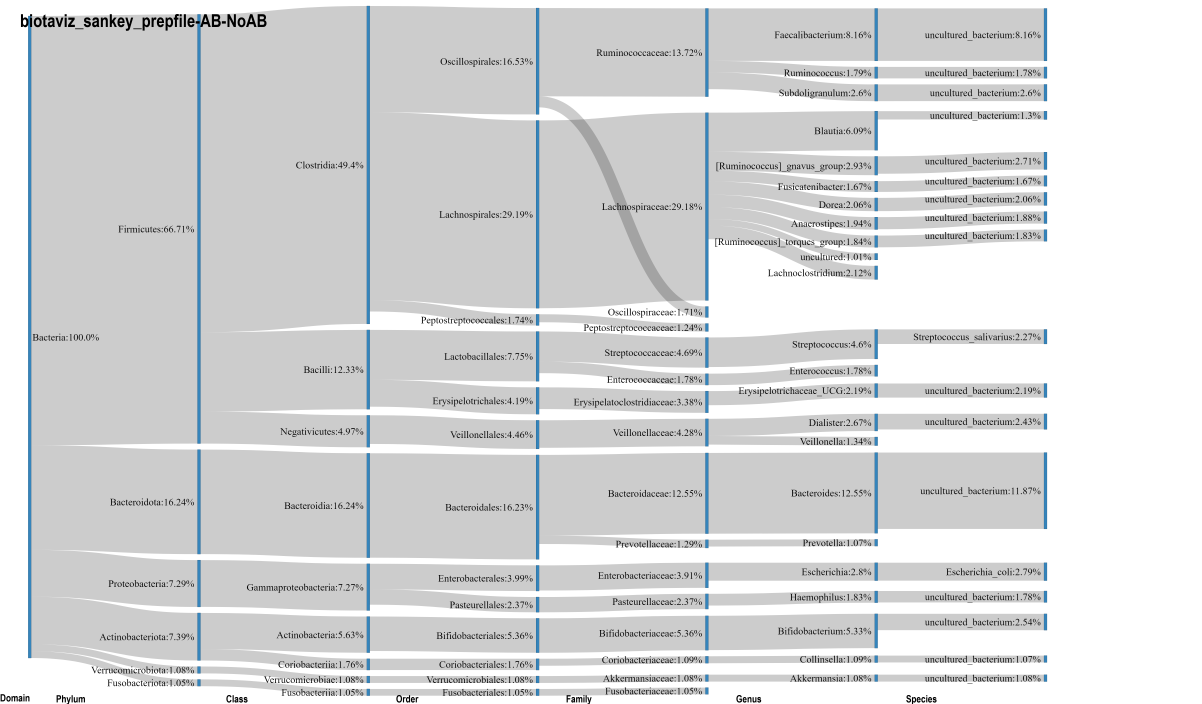
#> input picture Others/results - png sankey/biotaviz_sankey_prepfile-AB-NoAB.png, 6010 x 3520 px (shown at 1/5 size); its folder holds only this picture in this run
$ python screenshot-html-files-Chrome.py
#> lines starting #> are read from the running program, lines starting #| are printed output that depends on the picture
#!/usr/bin/python3

# Author: Harm Laurense
# Last edited: 01-11-2021
# Function: This script is used for creating .png files by making creenshots of sankey html files. These files are
# also adjusted by adding an overlay/text to show taxonomic ranks + title. These files are then merged into a grid (png)
# TODO: This script potentially needs altering for it to be implemented into nextflow.
# TODO: Add docstrings to every function
# TODO: Bugtesting / limittesting; how many files is too big for the grid to handle (for example)

import glob
from PIL import Image, ImageDraw, ImageFont  # PIL package itself is outdated. Now found inside the pillow package
from math import ceil
from selenium import webdriver


def main():
    screenshot_sankey()
#> (the call stopped at in screenshot_sankey, `options = webdriver.ChromeOptions()`: selenium is not available in this run)
    make_grid()


def draw_overlay(path_to_file, filename_notitle):
    img = Image.open(path_to_file + filename_notitle)
    font = ImageFont.truetype('C:\\Windows\\Fonts\\ARIALNB.ttf', 90)
    draw = ImageDraw.Draw(img)
    # Place filename as title for each sankey diagram
    title = filename_notitle.split(".png")[0]
    draw.text((100, 50), title, (0, 0, 0), font=font)

    # Place taxonomic rank overlay on each sankey diagram
    font = ImageFont.truetype('C:\\Windows\\Fonts\\ARIALNB.ttf', 50)
    overlay_domain = "Domain"
    draw.text((0, 3460), overlay_domain, (0, 0, 0), font=font)
    overlay_taxonomy = ["Phylum", "Class", "Order", "Family", "Genus", "Species"]
    horizontal_spacing = 280
    correction = 0
    for taxonomic_rank in overlay_taxonomy:
        draw.text((horizontal_spacing + correction, 3465), taxonomic_rank, (0, 0, 0), font=font)
        horizontal_spacing += 835
        correction += 15
    img.save(path_to_file + filename_notitle)


def make_grid():
    frame_width = 4000
    images_per_row = 2
    padding = 10
    images = []
    filename_grid = "sankeyGrid"

    for filename in glob.glob("C:\\Users\\Harm_\\PycharmProjects\\GraduationTesting\\results - png sankey\\*.png"):
        images.append(filename)

    img_width, img_height = Image.open(images[0]).size
#> img_width = 6010; img_height = 3520
    sf = (frame_width - (images_per_row - 1) * padding) / (images_per_row * img_width)  # scaling factor
#> sf = 0.332
    scaled_img_width = ceil(img_width * sf)
#> scaled_img_width = 1995
    scaled_img_height = ceil(img_height * sf)
#> scaled_img_height = 1169
    number_of_rows = ceil(len(images) / images_per_row)
    frame_height = ceil(sf * img_height * number_of_rows)
#> frame_height = 1169

    new_im = Image.new('RGB', (frame_width, frame_height))
#> new_im: PIL image 4000x1169 RGB; every value is 0

    i, j = 0, 0
    for num, im in enumerate(images):
        if num % images_per_row == 0:
            i = 0
        im = Image.open(im)
#> im is the input picture: PIL image 6010x3520 RGBA; mean R, G, B, A 215.7, 216.8, 217.6, 255
        # Here I resize my opened image, so it is no bigger than 100,100
        im.thumbnail((scaled_img_width, scaled_img_height))
#> im: PIL image 1995x1168 RGBA
        # Iterate through a 4 by 4 grid with 100 spacing, to place my image
        y_cord = (j // images_per_row) * scaled_img_height
#> y_cord = 0
        new_im.paste(im, (i, y_cord))
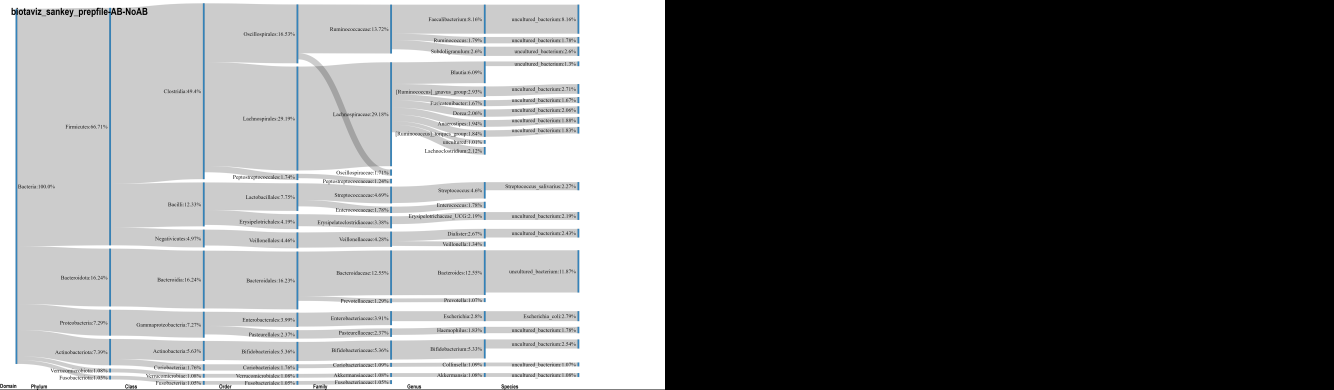
#> new_im: PIL image 4000x1169 RGB (shown at 1/3 size); mean R, G, B 107.5, 108, 108.4
        # print(i, y_cord)
        i = (i + scaled_img_width) + padding
#> i = 2005
        j += 1
    new_im.save(r"C:\Users\Harm_\PycharmProjects\GraduationTesting\\" + filename_grid + ".png",
                "PNG", quality=100, optimize=True, progressive=True)


def screenshot_sankey():
    files = []
    for filename in glob.glob("C:\\Users\\Harm_\\PycharmProjects\\GraduationTesting\\html files\\*.html"):
        files.append(filename)
    options = webdriver.ChromeOptions()
    options.headless = True
    driver = webdriver.Chrome(options=options)
    for html_file in files:
        html_file = html_file.split("\\")[-1]
        driver.get("file://C:/Users/Harm_/PycharmProjects/GraduationTesting/html files/" + html_file)
        S = lambda X: driver.execute_script('return document.body.parentNode.scroll' + X)
        driver.set_window_size(S('Width'), S('Height'))  # May need manual adjustment
        size = driver.get_window_size()
        print(size)
        html_file_name = html_file.split(".html")[0] + ".png"
        path = "C:\\Users\\Harm_\\PycharmProjects\\GraduationTesting\\results - png sankey\\"
        driver.find_element_by_tag_name('body').screenshot(path + html_file_name)
        draw_overlay(path, html_file_name)
    driver.quit()


main()

$ run again, on Others/results - png sankey/biotaviz_sankey_prepfile-AB-YesAB.png
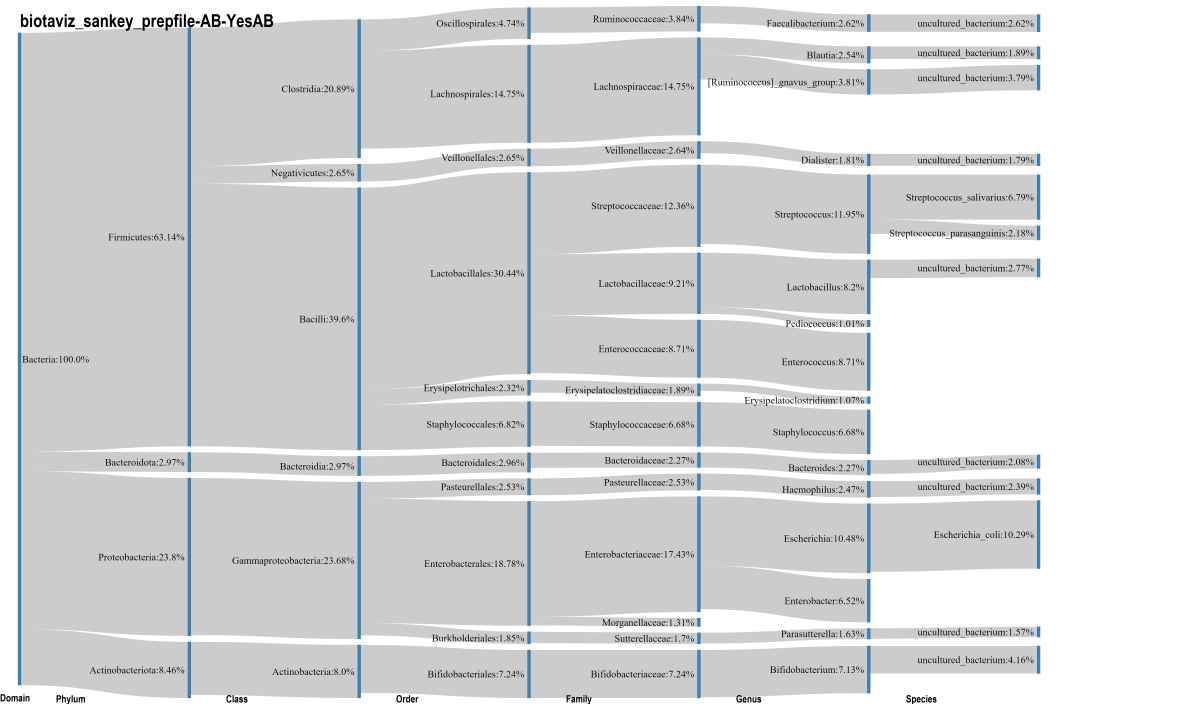
#> input picture Others/results - png sankey/biotaviz_sankey_prepfile-AB-YesAB.png, 6010 x 3520 px (shown at 1/5 size)
#> img_width = 6010; img_height = 3520
#> sf = 0.332
#> scaled_img_width = 1995
#> scaled_img_height = 1169
#> in make_grid, im is the input picture: PIL image 6010x3520 RGBA; mean R, G, B, A 215.4, 216.5, 217.3, 255
#> im: PIL image 1995x1168 RGBA
#> y_cord = 0
#> in make_grid, `new_im.paste(im, (i, y_cord))`:
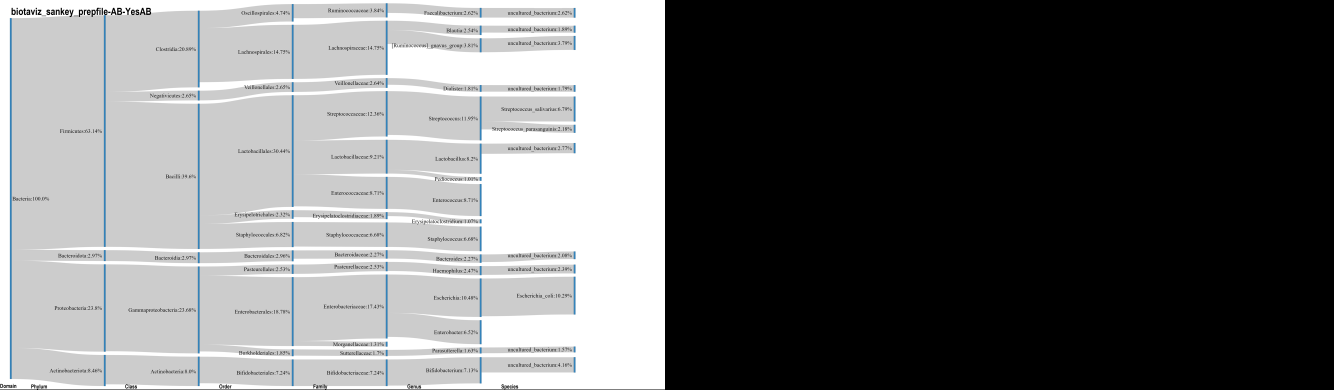
#> new_im: PIL image 4000x1169 RGB (shown at 1/3 size); mean R, G, B 107.3, 107.9, 108.3
#> i = 2005

$ run again, on Others/results - png sankey/biotaviz_sankey_prepfile-Diagnosis-Not IBD.png
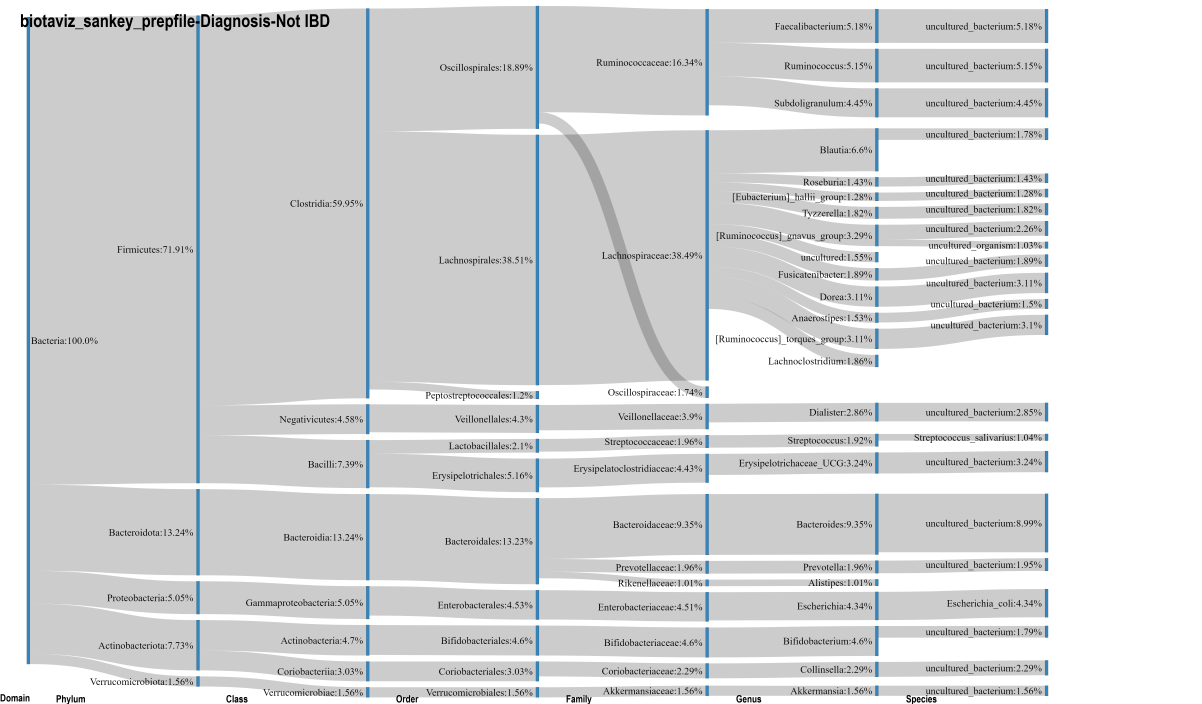
#> input picture Others/results - png sankey/biotaviz_sankey_prepfile-Diagnosis-Not IBD.png, 6010 x 3520 px (shown at 1/5 size)
#> img_width = 6010; img_height = 3520
#> sf = 0.332
#> scaled_img_width = 1995
#> scaled_img_height = 1169
#> in make_grid, im is the input picture: PIL image 6010x3520 RGBA; mean R, G, B, A 213.8, 215, 215.8, 255
#> im: PIL image 1995x1168 RGBA
#> y_cord = 0
#> in make_grid, `new_im.paste(im, (i, y_cord))`:
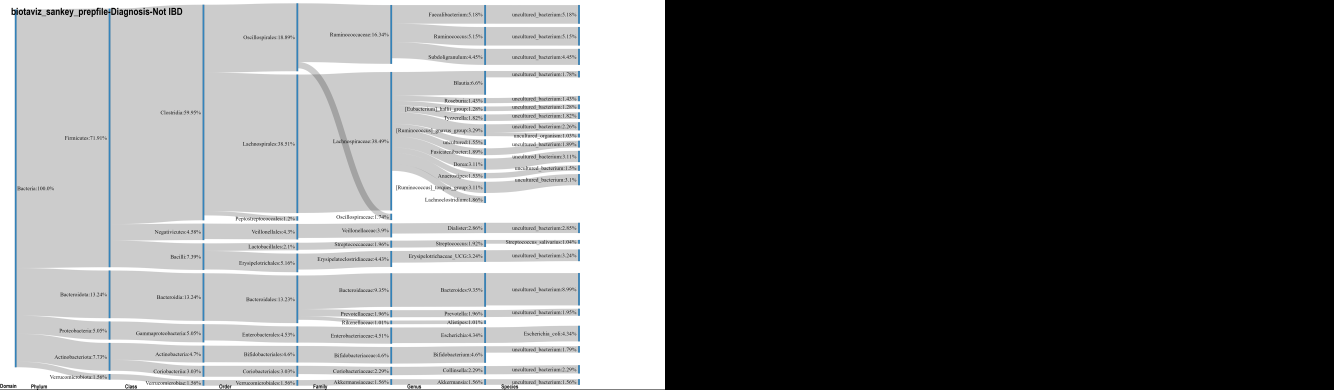
#> new_im: PIL image 4000x1169 RGB (shown at 1/3 size); mean R, G, B 106.5, 107.1, 107.5
#> i = 2005
